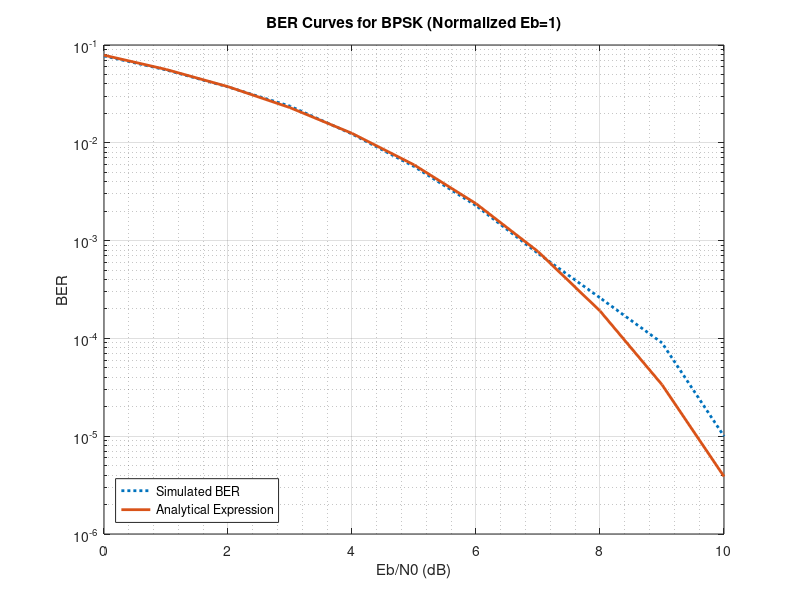
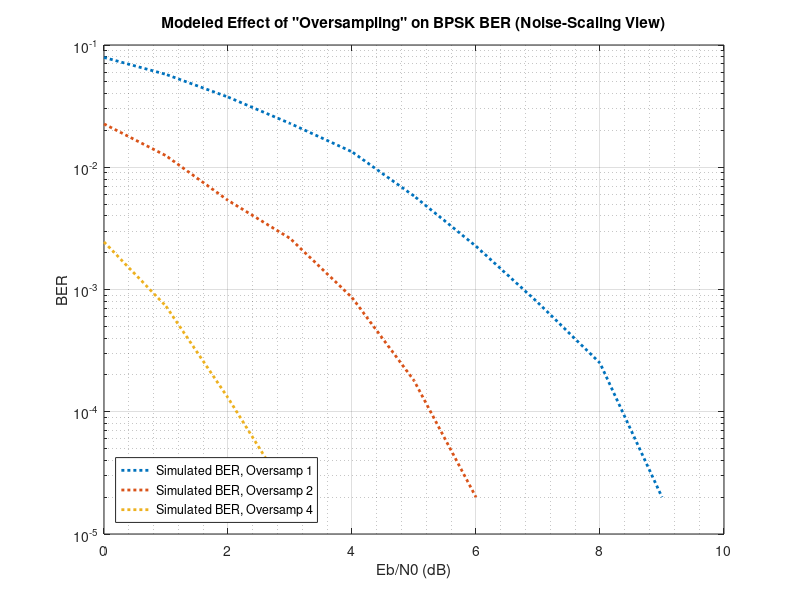

These figures' MATLAB source, in order:
%% BPSK BER Simulation 
% ------------------------------------------------------------------------------

clear; clc;
rng(123);  % for Reproducibility

%% ---------------------------- Simulation Parameters ---------------------------
num_bits   = 1e5;     % Number of BPSK symbols (bits) to transmit in each trial
snr_db_vec = 0:1:10;  % Vector of Eb/N0 points in dB to simulate
num_snrs   = numel(snr_db_vec);

% Generate random BPSK symbols in {-1, +1}
bits = randi([0 1], 1, num_bits);        % bits = 0/1
bpsk_symbs = 2*bits - 1;                 % map to -1/+1

%% -------------------- Part 1: Single "oversampling" setting -------------------
% We simulate BER for a single oversampling factor (oversamp_fac = 1).
% With oversamp_fac = 1, the "effective" noise variance equals the baseline.
oversamp_fac = 1;                 % No oversampling-based noise scaling
ber_vec = zeros(1, num_snrs);     % Preallocate simulated BER array

Eb = 1;  % normalized

for i = 1:num_snrs
    % Select Eb/N0 for this run from snr_db_vec, db to linear scale mapping
    snr_db = snr_db_vec(i);
    ebn0 = 10^(snr_db/10);  % linear Eb/N0

    % Energy per bit (normalized): Eb = 1 (dimensionless)
    % Under this normalization, N0 = Eb / (Eb/N0).
    n0 = Eb / ebn0;

    % Effective noise scaling due to oversampling:
    n0_effective = n0 / oversamp_fac;

    % Generate real AWGN samples: variance = (n0_effective)/2
    variance = n0_effective/2;
    sigma = sqrt(variance);
    noise = sigma * randn(1, num_bits);

    % Pass bpsk_symbs through AWGN channel to get noisy symbols
    y = bpsk_symbs + noise;

    % Hard-decision detection for BPSK:
    rx = ones(size(y));
    rx(y < 0) = -1;

    % Compute BER:
    num_errors = sum(abs(rx - bpsk_symbs)/2);
    ber_vec(i) = num_errors / num_bits;
end

% Analytical BER for coherent BPSK in AWGN:
% Pb = Q( sqrt(2*Eb/N0) ) = 0.5*erfc( sqrt(Eb/N0) ).
ebn0_vec = 10.^(snr_db_vec/10);
ber_vec_analytical = 0.5 * erfc( sqrt(ebn0_vec) );

% Plot (Part 1): Simulated vs Analytical
figure(1); clf;
semilogy(snr_db_vec, ber_vec, 'LineWidth', 2, 'LineStyle', ':'); hold on;
semilogy(snr_db_vec, ber_vec_analytical, 'LineWidth', 2);
legend('Simulated BER', 'Analytical Expression', 'Location', 'southwest');
title('BER Curves for BPSK (Normalized Eb=1)');
xlabel('Eb/N0 (dB)');
ylabel('BER');
grid on; grid minor;

%% -------- Part 2: "Oversampling" sweep via effective-noise scaling ------------
oversamp_fac_vec = [1, 2, 4];      % Oversampling-like scaling values
ber_mat = zeros(numel(oversamp_fac_vec), num_snrs);  % BER for each oversamp + SNR

for osamp_idx = 1:numel(oversamp_fac_vec)
    oversamp_fac = oversamp_fac_vec(osamp_idx);

    for i = 1:num_snrs
        snr_db = snr_db_vec(i);
        ebn0 = 10^(snr_db/10);
        n0 = Eb / ebn0;
        n0_effective = n0 / oversamp_fac;      % reduce per-sample noise variance

        variance = n0_effective / 2;
        sigma = sqrt(variance);
        noise = sigma * randn(1, num_bits);

        y = bpsk_symbs + noise;
        rx = ones(size(y));
        rx(y < 0) = -1;

        num_errors = sum(abs(rx - bpsk_symbs)/2);
        ber_mat(osamp_idx, i) = num_errors / num_bits;
    end
end

% Plot (Part 2): Effect of "oversampling" (via noise scaling) on BER
figure(2); clf; 
semilogy(snr_db_vec, ber_mat(1,:), 'LineWidth', 2, 'LineStyle', ':'); hold on;
semilogy(snr_db_vec, ber_mat(2,:), 'LineWidth', 2, 'LineStyle', ':');
semilogy(snr_db_vec, ber_mat(3,:), 'LineWidth', 2, 'LineStyle', ':');
legend('Simulated BER, Oversamp 1', ...
       'Simulated BER, Oversamp 2', ...
       'Simulated BER, Oversamp 4', ...
       'Location', 'southwest');
xlabel('Eb/N0 (dB)');
ylabel('BER');
title('Modeled Effect of "Oversampling" on BPSK BER (Noise-Scaling View)');
grid on; grid minor;
